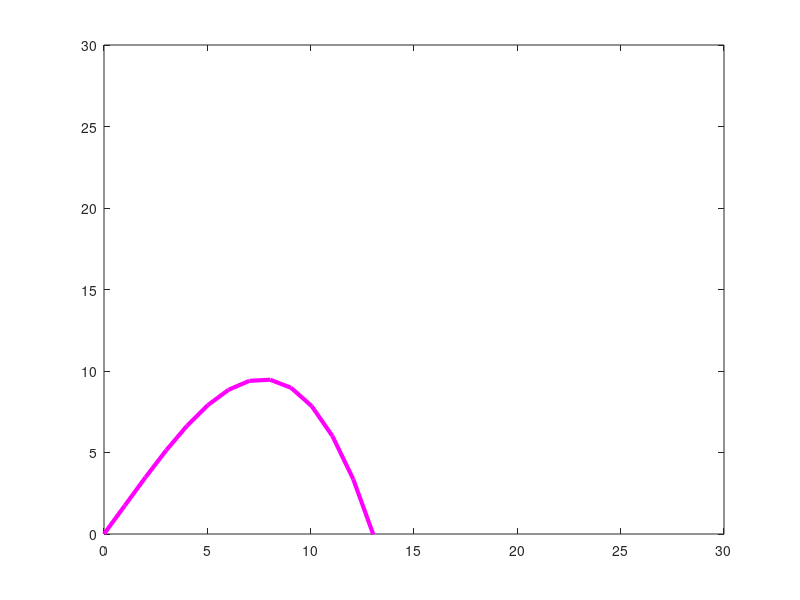

Reproduce this figure in MATLAB.
%Motion of a ball in the air 
%constants
g=9.81;%m/s^2
%parameters 
m=1;%kg
v_0=10;%m/s
angle=pi/3;%degrees
%Initial conditions
vx_0=v_0*cos(angle);
vy_0=v_0*sin(angle);
y_0=0;
x_0=0;
%Simulations parameters
t_exp=20.1;
nr_steps=100;
dt=t_exp/nr_steps;
%Setting the time vector 
t=0:dt:t_exp;
%Initializing what we want to find 
v_y=zeros(length(t));
v_x=zeros(length(t));
x=zeros(length(t));
y=zeros(length(t));


%Initial conditions 
v_y(1)=vy_0;
v_x(1:length(t))=vx_0;
y(1)=0;
x(1)=0;
%The equations 
for i=1:nr_steps
    v_y(i+1)=v_y(i)-(1/m)*g*(i-1)*(dt)^2;%this is not probably good 
    y(i+1)=y(i)+v_y(i)*dt;%this looks good
    x(i+1)=x(i)+v_x(i)*dt; %this is good 
end

%The plot
figure(1)
plot((x),(y),'m','LineWidth',3)
axis([0, 30 , 0, 30])

